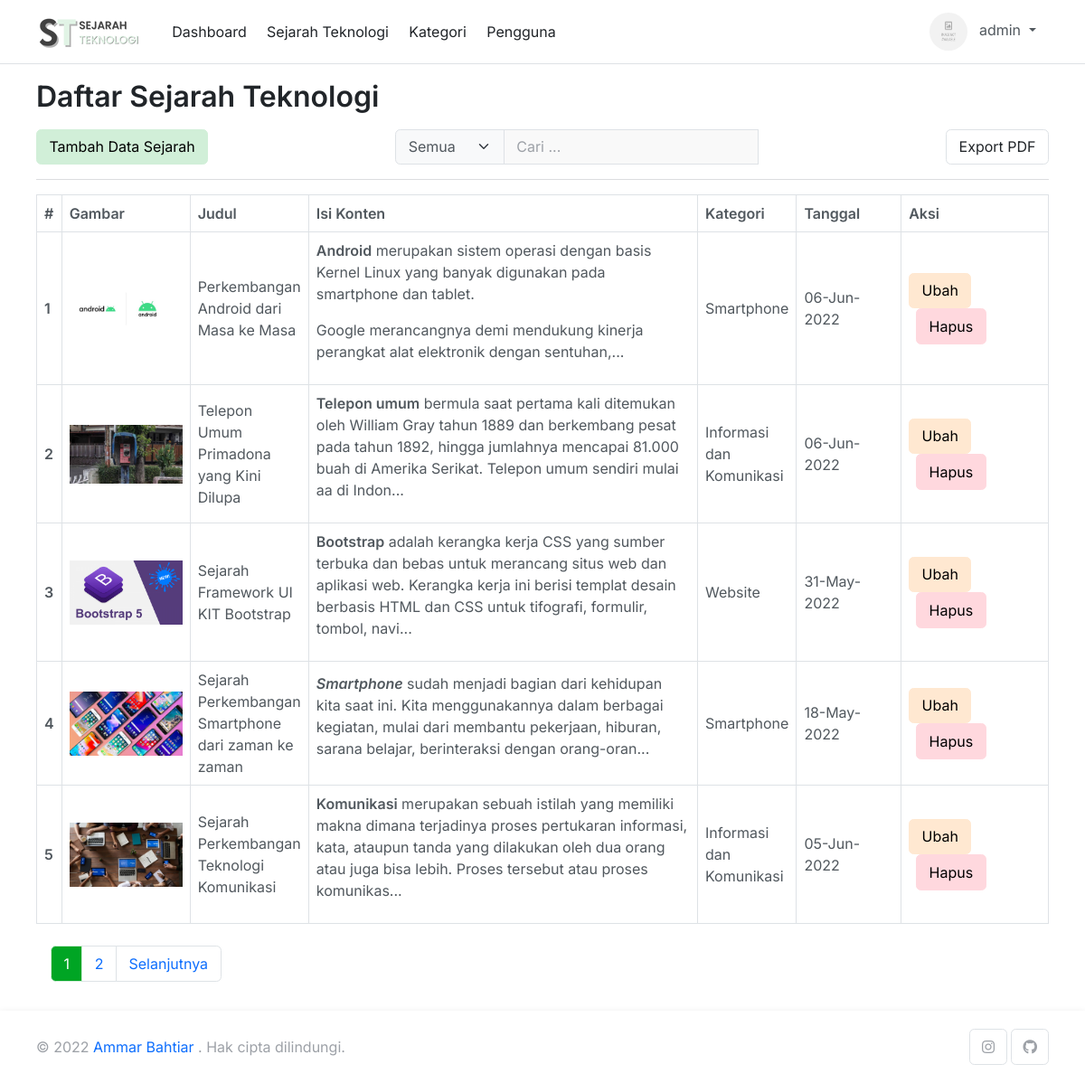
Before: /sejarah_teknologi.php (signed in) with the older database file.
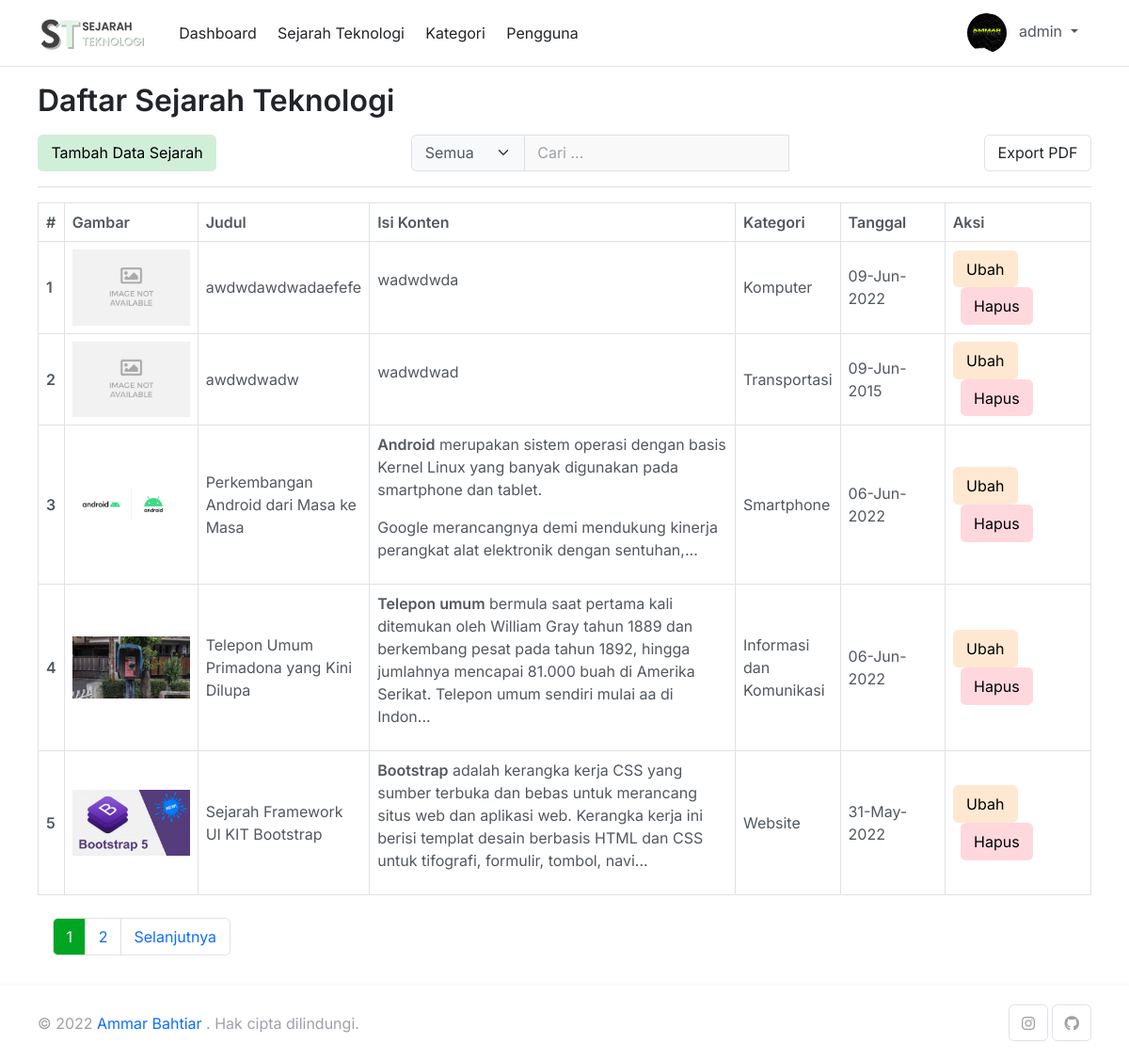
After: the same page with the newer database file.
### tables this page shows
CREATE TABLE `users` (
  `id_user` int(5) NOT NULL,
  `username` varchar(25) NOT NULL,
  `email` varchar(255) NOT NULL,
  `password` varchar(255) NOT NULL,
  `gambar` varchar(255) NOT NULL,
  `id_level` int(5) NOT NULL
);

CREATE TABLE `sejarah_teknologi` (
  `id_sejarah` int(5) NOT NULL,
  `judul` varchar(255) NOT NULL,
  `tanggal` date DEFAULT NULL,
  `gambar` varchar(255) NOT NULL,
  `body` text NOT NULL,
  `id_kategori` int(5) NOT NULL
);

CREATE TABLE `kategori` (
  `id_kategori` int(5) NOT NULL,
  `nama_kategori` varchar(25) NOT NULL
);

### functions.php (called while the page is built, shortened)
<?php
function Koneksi()
{
    $conn = mysqli_connect('localhost', 'root', '', 'tubes_sejarah_teknologi') or die('KONEKSI GAGAL!!');
    return $conn;
}
function query($query)
{
    $conn = Koneksi();
    $result = mysqli_query($conn, $query) or die(mysqli_error($conn));
    $rows = [];
    while ($row = mysqli_fetch_assoc($result)) {
        $rows[] = $row;
    }
    return $rows;
}

### sejarah_teknologi.php (the view, shortened to what the changed rows need)
<?php
require './functions.php';
require './layouts/header.php';
require './components/navbar_admin.php';
$jumlahDataPerHalaman = 5;
$jumlahData = count(query("SELECT * FROM sejarah_teknologi"));
$jumlahHalaman = ceil($jumlahData / $jumlahDataPerHalaman);
$halamanAktif = (isset($_GET["page"])) ? $_GET["page"] : 1;
$awalData = ($jumlahDataPerHalaman * $halamanAktif) - $jumlahDataPerHalaman;
$sejarah = query("SELECT * FROM sejarah_teknologi  NATURAL JOIN kategori ORDER BY id_sejarah DESC LIMIT $awalData, $jumlahDataPerHalaman");
?>
<div class="container my-3">
    <h2>Daftar Sejarah Teknologi</h2>
    <div class="row">
        <div class="col">
            <table class="table table-bordered table-hover table-responsive">
                <thead>
                    <tr>
                        <th scope="col">#</th>
                        <th scope="col">Gambar</th>
                        <th scope="col">Judul</th>
                        <th scope="col" width="500px">Isi Konten</th>
                        <th scope="col">Kategori</th>
                        <th scope="col" width="125px">Tanggal</th>
                        <th scope="col" width="178px">Aksi</th>
                    </tr>
                </thead>
                <tbody>
                    <?php $i = 1; ?>
                    <?php foreach ($sejarah as $s) : ?>
                        <tr class="align-middle">
                            <th scope="row"><?= $i++ ?></th>
                            <td><img src="./img/<?= $s['gambar']; ?>" width="125px" alt="gambar"></td>
                            <td><?= $s['judul']; ?></td>
                            <td><?= (htmlspecialchars_decode(str_word_count($s['body']) > 60 ? substr($s['body'], 0, 250) . "..." : $s['body'])); ?></td>
                            <td><?= $s['nama_kategori']; ?></td>
                            <td><?= date("d-M-Y", strtotime($s['tanggal'])); ?></td>
                            <td class="">
                                <a href="ubah_sejarah.php?id_sejarah=<?= $s["id_sejarah"]; ?>" class="btn btn-warning-light">Ubah</a>
                                <a href="hapus_sejarah.php?id_sejarah=<?= $s["id_sejarah"]; ?>" class="btn btn-danger-light ms-2" onclick="return confirm('yakin ?');">Hapus</a>
                            </td>
                        </tr>
                    <?php endforeach; ?>
                </tbody>
            </table>
            <section class="d-flex mt-4">
                <nav class="ms-3">
                    <ul class="pagination">
                        <?php for ($i = 1; $i <= $jumlahHalaman; $i++) : ?>
                            <?php if ($i == $halamanAktif) : ?>
                                <li class="page-item active"><a class="page-link" href="?page=<?= $i; ?>"><?= $i; ?></a></li>
                            <?php else : ?>
                                <li class="page-item"><a class="page-link" href="?page=<?= $i; ?>"><?= $i; ?></a></li>
                            <?php endif; ?>
                        <?php endfor; ?>
                    </ul>
                </nav>
            </section>
        </div>
    </div>
</div>
<?php
require './layouts/script.php';
?>

### components/navbar_admin.php (shortened to what the changed rows need)
<header class="section-header border-bottom">
    <nav class="navbar navbar-expand-lg navbar-light">
        <div class="container">
            <div class="order-lg-last flex-shrink-0">
                <?php if (!isset($_SESSION['login'])) : ?>
                    <a class="btn btn-success-light" href="login.php">Masuk </a>
                    <a class="btn btn-light" href="register.php">Daftar </a>
                <?php else : ?>
                    <?php
                    $user = query("SELECT * FROM users NATURAL JOIN level WHERE id_user = '$_SESSION[id_user]'")[0];
                    ?>
                    <div class="nav-item dropdown">
                        <a class="nav-link py-0 dropdown-toggle" href="#" role="button" data-bs-toggle="dropdown" aria-expanded="false">
                            <img src="./img/<?= $user['gambar']; ?>" alt="" class="icon-sm bg-gray rounded-circle me-2">
                            <span> <?= $user['username']; ?></span>
                        </a>
                    </div>
                <?php endif ?>
            </div>
        </div>
    </nav>
</header>

Changed rows visible on the page:
no longer on this page (row unchanged): sejarah_teknologi: gambar (picture), judul "Sejarah Perkembangan Smartphone dari zaman ke zaman", body "Smartphone sudah menjadi bagian dari kehidupan kita saat ini. Kita menggunakannya dalam berbagai kegiatan, mulai dari membantu pekerjaan, hiburan, sarana belajar, berinteraksi dengan orang-oran...", id_kategori.nama_kategori "Smartphone", tanggal "18-May-2022"
no longer on this page (row unchanged): sejarah_teknologi: gambar (picture), judul "Sejarah Perkembangan Teknologi Komunikasi", body "Komunikasi merupakan sebuah istilah yang memiliki makna dimana terjadinya proses pertukaran informasi, kata, ataupun tanda yang dilakukan oleh dua orang atau juga bisa lebih. Proses tersebut atau proses komunikas...", id_kategori.nama_kategori "Informasi dan Komunikasi", tanggal "05-Jun-2022"
changed users "admin": gambar: picture added in place of a placeholder
added sejarah_teknologi: gambar (placeholder picture), judul "awdwdawdwadaefefe", body "wadwdwda", id_kategori.nama_kategori "Komputer", tanggal "09-Jun-2022"
added sejarah_teknologi: gambar (placeholder picture), judul "awdwdwadw", body "wadwdwad", id_kategori.nama_kategori "Transportasi", tanggal "09-Jun-2015"
